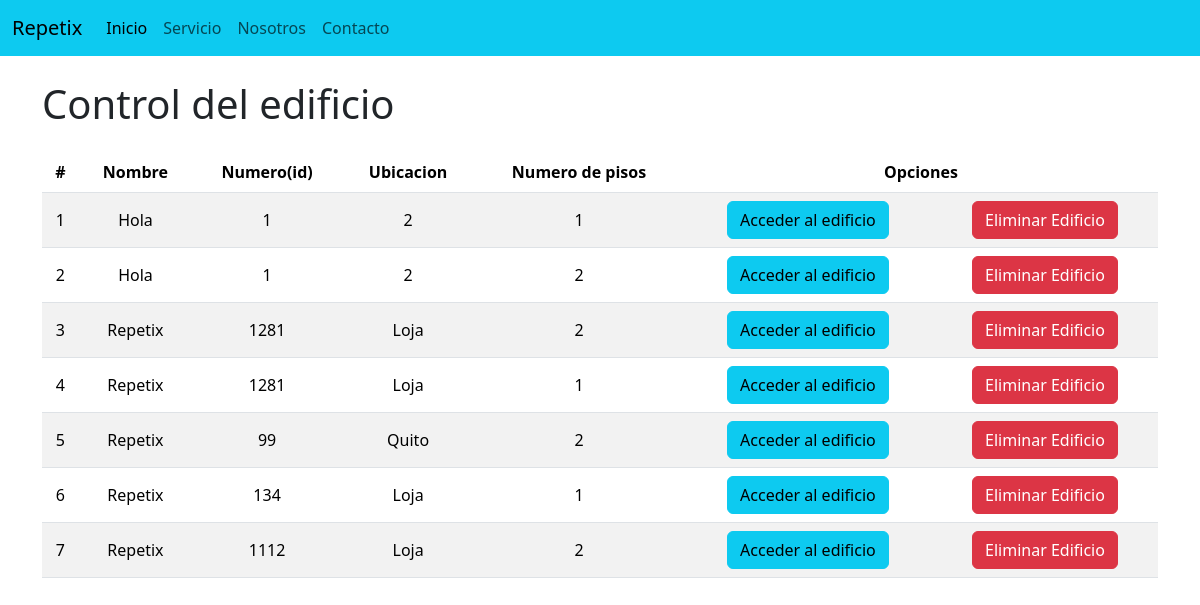
The app's page /AccederEdificio/, older data.
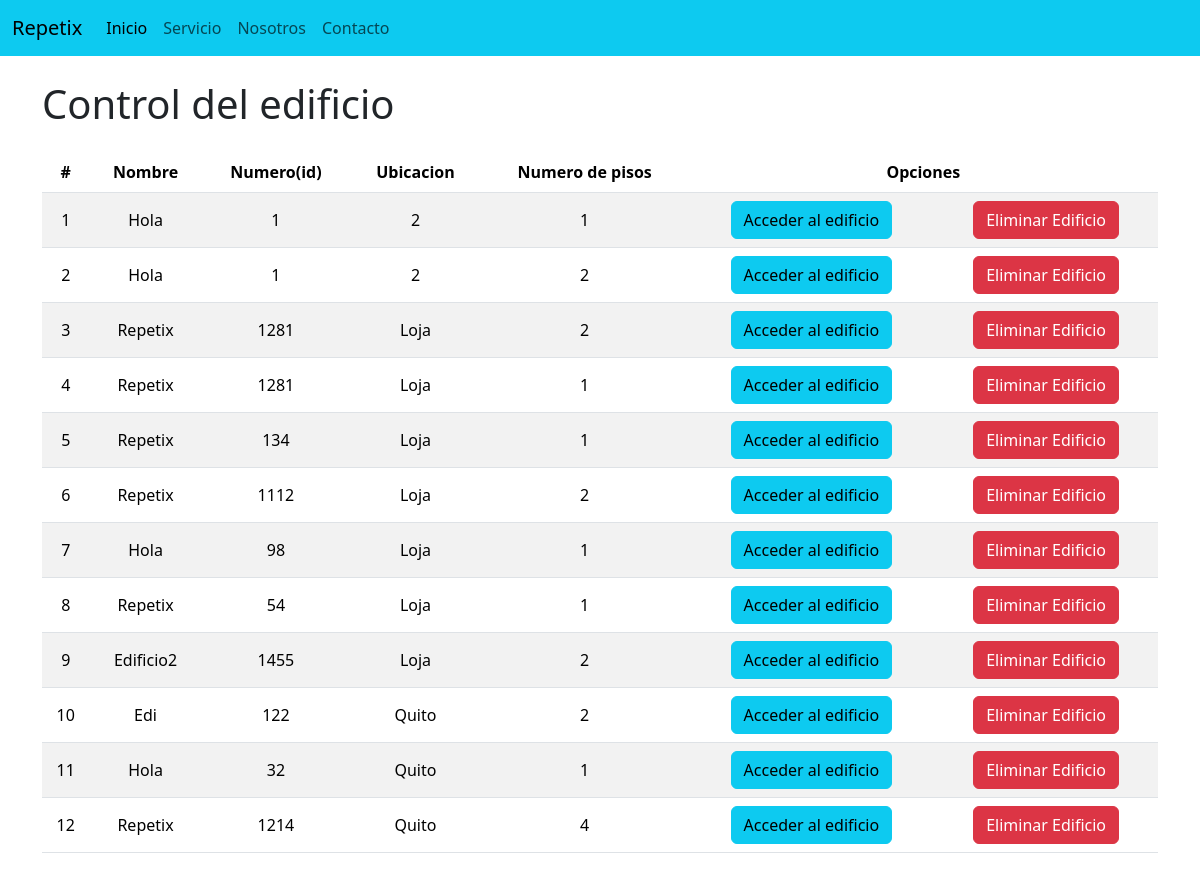
The same page, newer data.
### Repetix/models.py (models this page shows, shortened)
class Edificio(models.Model):
    nombre = models.CharField(max_length=100)
    codigo = models.CharField(max_length=20, unique=True)
    ubicacion = models.CharField(max_length=100)
    numero_pisos = models.PositiveIntegerField()  # Cambiado a PositiveIntegerField

### Repetix/views.py (the view)
# urls.py: path('AccederEdificio/', views.accederEdificio, name='AccederEdificio'),
def accederEdificio(request):
    edificio = Edificio.objects.all()
    pisos = Piso.objects.all()
    return render(request, 'AccederEdificio.html', {
        'edificios': edificio,
        'pisos': pisos,
    })

### Repetix/Templates/AccederEdificio.html (shortened to what this page needs)
{% extends './base.html' %}
{% block body %}
<div class="table-responsive">
  <h1>Control del edificio</h1>
  <div class="table-responsive py-3">
    <table class="table table-striped">
      <thead>
        <tr>
          <th>#</th>
          <th>Nombre</th>
          <th>Numero(id)</th>
          <th>Ubicacion</th>
          <th>Numero de pisos</th>
          <th colspan="2">Opciones</th>
        </tr>
      </thead>
      <tbody>
        {% for edificio in edificios %}
          <tr>
            <td>{{ forloop.counter }}</td>
            <td>{{ edificio.nombre }}</td>
            <td>{{ edificio.codigo }}</td>
            <td>{{ edificio.ubicacion }}</td>
            <td>{{ edificio.numero_pisos }}</td>
            <td>
              <a href="/control/{{ edificio.codigo }}" class="btn btn-info">Acceder al edificio</a>
            </td>
            <td>
              <a href="/EliminarEdificio/{{ edificio.codigo }}" class="btn btn-danger btnEliminacion">Eliminar Edificio</a>
            </td>
          </tr>
        {% endfor %}
      </tbody>
    </table>
  </div>
</div>
{% endblock %}

Row changes from the older to the newer data that the page shows:
removed Edificio: nombre "Repetix", codigo "99", ubicacion "Quito", numero_pisos "2"
added Edificio: nombre "Hola", codigo "98", ubicacion "Loja", numero_pisos "1"
added Edificio: nombre "Repetix", codigo "54", ubicacion "Loja", numero_pisos "1"
added Edificio: nombre "Edificio2", codigo "1455", ubicacion "Loja", numero_pisos "2"
added Edificio: nombre "Edi", codigo "122", ubicacion "Quito", numero_pisos "2"
added Edificio: nombre "Hola", codigo "32", ubicacion "Quito", numero_pisos "1"
added Edificio: nombre "Repetix", codigo "1214", ubicacion "Quito", numero_pisos "4"
